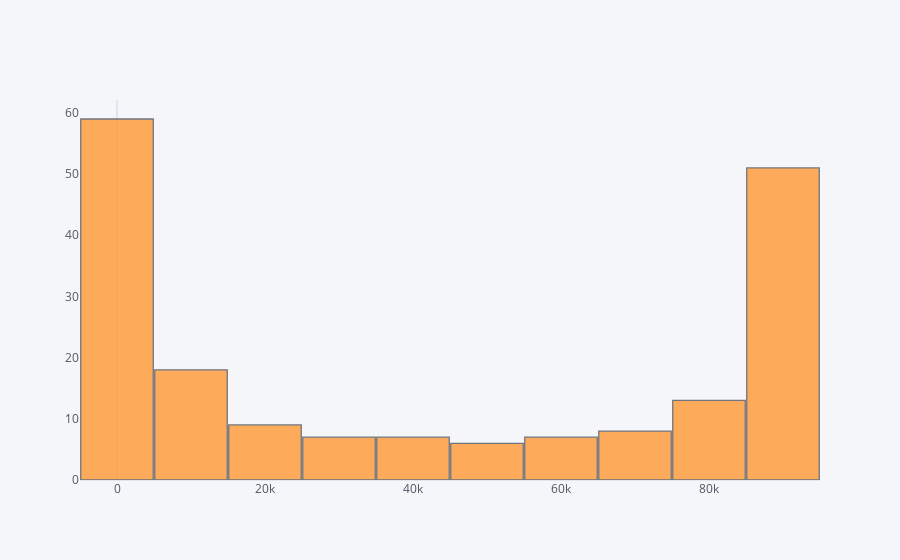

Write notebook code for a chart like this one.
### Markdown cell above
### plot showing the days for each 10k cases

### Code cell
pd.DataFrame(y_pred).scatter_matrix()

### Figure 1 — Plotly figure (JSON) as saved in the notebook; plotly's stock layout.template omitted (floating-point values rounded to 4 significant figures; data arrays with more than 128 entries replaced by an {"elided": "..."} marker saying what was removed)
{"data": [{"histfunc": "count", "histnorm": "", "marker": {"color": "rgba(255, 153, 51, 1.0)", "line": {"color": "#4D5663", "width": 1.3}}, "name": "0", "nbinsx": 10, "opacity": 0.8, "orientation": "v", "type": "histogram", "x": {"elided": "185 float values"}, "xaxis": "x", "yaxis": "y"}], "layout": {"bargap": 0.02, "legend": {"bgcolor": "#F5F6F9", "font": {"color": "#4D5663"}}, "paper_bgcolor": "#F5F6F9", "plot_bgcolor": "#F5F6F9", "showlegend": false, "title": {"font": {"color": "#4D5663"}}, "xaxis": {"anchor": "y", "domain": [0, 1], "gridcolor": "#E1E5ED", "showgrid": false, "tickfont": {"color": "#4D5663"}, "title": {"font": {"color": "#4D5663"}, "text": ""}, "zerolinecolor": "#E1E5ED"}, "yaxis": {"anchor": "x", "domain": [0, 1], "gridcolor": "#E1E5ED", "showgrid": false, "tickfont": {"color": "#4D5663"}, "title": {"font": {"color": "#4D5663"}, "text": ""}, "zerolinecolor": "#E1E5ED"}}}
